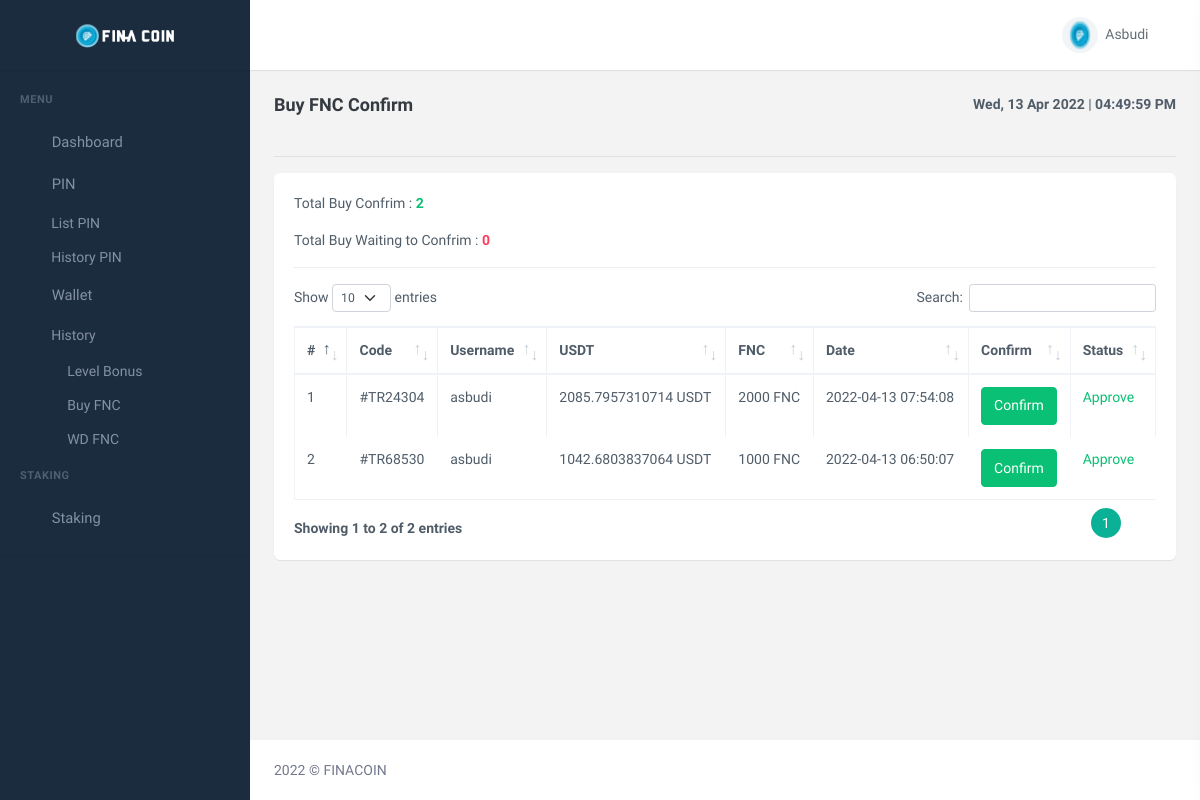
The page /user/buy-fnc.php (signed in) on the database its author committed.
### tables this page shows
CREATE TABLE `member_fina` (
  `id_member` int(11) NOT NULL,
  `tgl_join_member` timestamp NOT NULL DEFAULT current_timestamp(),
  `username_member` varchar(20) NOT NULL,
  `fnc_member` varchar(100) DEFAULT NULL,
  `bonus_staking_member` varchar(250) DEFAULT NULL,
  `nama_lengkap_member` varchar(100) DEFAULT NULL,
  `sponsor_member` varchar(20) NOT NULL,
  `email_member` varchar(250) NOT NULL,
  `status_suspend_member` enum('SUSPEND','UNSUSPEND') NOT NULL DEFAULT 'UNSUSPEND',
  `number_phone_member` int(16) DEFAULT NULL,
  `pin_transaksi_member` varchar(250) NOT NULL DEFAULT '$2y$10$e8rE0e2yEpqVRiXrJioxYuEx5gf9wcVsyf7YKt1WjMjpPcyJU.KK2',
  `password_member` varchar(250) NOT NULL,
  `status_member` enum('FREE','PAID') NOT NULL DEFAULT 'FREE'
);

CREATE TABLE `pembelian_fnc_fina` (
  `id` int(11) NOT NULL,
  `kode_pembelian` varchar(13) NOT NULL,
  `username_pembelian` varchar(20) NOT NULL,
  `nama_lengkap_pembelian` varchar(250) NOT NULL,
  `fnc_pembelian` varchar(12) NOT NULL,
  `usdt_pembelian` double NOT NULL,
  `idr_pembelian` varchar(15) NOT NULL,
  `tgl_order_pembelian` timestamp NOT NULL DEFAULT current_timestamp(),
  `tgl_confirm_pembelian` datetime DEFAULT NULL,
  `status_pembelian` enum('Approve','No') NOT NULL DEFAULT 'No',
  `foto_bukti_pembelian` varchar(250) NOT NULL
);

### user/helpper/function.php (called while the page is built, shortened)
<?php
function dateFormatter($date){
    $array_date = explode("-", $date);
    $day = explode(" ",$array_date[2]);
    $month = $array_date[1];
    $year = $array_date[0];
    switch($month){
        case 4:
            return $day[0]." Apr ".$year;
            break;
    }
}
?>

### user/buy-fnc.php (the view, shortened to what this page needs)
<?php
require_once "helpper/function.php";
$querylogin = "SELECT * FROM member_fina WHERE username_member='".$_SESSION['username_user']."'";
$resultlogin = mysqli_query($conn, $querylogin);
$rowlogin = mysqli_fetch_assoc($resultlogin);
$username = $rowlogin['username_member'];
?>
<!DOCTYPE html>
<html lang="en">
  <head>
    <link
      href="assets/css/bootstrap.min.css"
      id="bootstrap-style"
      rel="stylesheet"
      type="text/css"
    />
    <link href="assets/css/icons.min.css" rel="stylesheet" type="text/css" />
    <link
      href="assets/css/app.min.css"
      id="app-style"
      rel="stylesheet"
      type="text/css"
    />
    <link
      href="assets/libs/datatables.net-bs4/css/dataTables.bootstrap4.min.css"
      rel="stylesheet"
      type="text/css"
    />
    <link
      href="assets/libs/datatables.net-buttons-bs4/css/buttons.bootstrap4.min.css"
      rel="stylesheet"
      type="text/css"
    />
    <link
      href="assets/libs/datatables.net-responsive-bs4/css/responsive.bootstrap4.min.css"
      rel="stylesheet"
      type="text/css"
    />
  </head>
  <body data-sidebar="dark">
    <div id="layout-wrapper">
      <header id="page-topbar">
        <div class="navbar-header">
          <div class="d-flex">
            <div class="navbar-brand-box text-center">
              <a href="index" class="logo logo-light">
                <span class="logo-lg">
                  <img
                    src="assets/images/logo-light.png"
                    alt="logo-light"
                    height="24"
                  />
                </span>
              </a>
            </div>
            <button
              type="button"
              class="btn btn-sm px-3 font-size-24 header-item waves-effect"
              id="vertical-menu-btn"
            >
            </button>
          </div>
          <div class="d-flex">
            <div class="dropdown d-none d-lg-inline-block ms-1">
              <button
                type="button"
                class="btn header-item noti-icon waves-effect"
                data-toggle="fullscreen"
              >
              </button>
            </div>
            <?php require_once "user-aksi.php" ?>
            <div class="dropdown d-inline-block">
              <button
                type="button"
                class="btn header-item noti-icon right-bar-toggle waves-effect"
              >
              </button>
            </div>
          </div>
        </div>
      </header>
      <?php require_once "menu.php" ?>
      <div class="main-content">
        <div class="page-content">
          <div class="container-fluid">
            <div class="row">
              <div class="col-12">
                <div
                  class="
                    page-title-box
                    d-sm-flex
                    align-items-center
                    justify-content-between
                  "
                >
                  <h4 class="mb-sm-0">Buy FNC Confirm</h4>
                  <div class="page-title-right">
                    <ol class="breadcrumb m-0">
                      <li class="breadcrumb-item">
                        <span><b><?= date('D').", ".dateFormatter(date("Y-m-d")) ?></b> | <b id="time"></b></span>
                      </li>
                    </ol>
                  </div>
                </div>
              </div>
            </div>
            <hr>
            <div class="row">
              <div class="col-12">
                <div class="card">
                  <div class="card-body">
                    <div class="col-12">
                      <p>
                        Total Buy Confrim :
                        <span class="text-success">
                          <?php
                          $queryBuyApprove = "SELECT * FROM pembelian_fnc_fina WHERE status_pembelian = 'Approve' AND username_pembelian='$username'";
                          $resultBuyApprove = mysqli_query($conn, $queryBuyApprove);
                          $countBuyApprove = mysqli_num_rows($resultBuyApprove);
                          ?>
                          <b><?= $countBuyApprove ?></b>
                        </span>
                      </p>
                      <p>
                        Total Buy Waiting to Confrim :
                        <span class="text-danger">
                          <?php
                          $queryBuyNo = "SELECT * FROM pembelian_fnc_fina WHERE status_pembelian = 'No' AND username_pembelian='$username'";
                          $resultBuyNo = mysqli_query($conn, $queryBuyNo);
                          $countBuyNo = mysqli_num_rows($resultBuyNo);
                          ?>
                          <b><?= $countBuyNo ?></b>
                        </span>
                      </p>
                      <hr />
                    </div>
                    <table id="datatable" class="table table-hover table-bordered dt-responsive nowrap" style="border-collapse: collapse; border-spacing: 0; width: 100%;" >
                      <thead>
                        <tr>
                          <th>#</th>
                          <th>Code</th>
                          <th>Username</th>
                          <th>USDT</th>
                          <th>FNC</th>
                          <th>Date</th>
                          <th>Confirm</th>
                          <th>Status</th>
                        </tr>
                      </thead>
                      <tbody>
                        <?php
                        $num = 0;
                        $queryBuy = "SELECT * FROM pembelian_fnc_fina WHERE username_pembelian='$username' ORDER BY tgl_order_pembelian DESC";
                        $resultBuy = mysqli_query($conn, $queryBuy);
                        while($rowBuy = mysqli_fetch_assoc($resultBuy)){
                        ?>
                        <tr>
                          <td><?= ++$num ?></td>
                          <td><?= $rowBuy['kode_pembelian'] ?></td>
                          <td><?= $rowBuy['username_pembelian'] ?></td>
                          <td><?= $rowBuy['usdt_pembelian'] ?> USDT</td>
                          <td><?= $rowBuy['fnc_pembelian'] ?> FNC</td>
                          <td><?= $rowBuy['tgl_order_pembelian'] ?></td>
                          <td><?= $confirm = $rowBuy['foto_bukti_pembelian'] == "" ? '<button data-bs-toggle="modal" data-bs-target="#upload_tf'.$rowBuy['id'].'" class="btn btn-success">Confirm</button>' : '<button class="btn btn-secondary disabled">Confirm</button>' ?></td>
                          <td><?= $statustext = $rowBuy['status_pembelian'] == "No" ? "<span class='text-danger'>Waiting . . .</span>" : "<span class='text-success'>".$rowBuy['status_pembelian']."</span>"?></td>
                        </tr>
                        <?php } ?>
                      </tbody>
                    </table>
                  </div>
                </div>
              </div>
            </div>
          </div>
        </div>
        <footer class="footer">
          <div class="container-fluid">
            <div class="row">
              <div class="col-sm-6">
                © FINACOIN
              </div>
            </div>
          </div>
        </footer>
      </div>
    </div>
  </body>
</html>

### user/user-aksi.php (shortened to what this page needs)
<div class="dropdown d-inline-block user-dropdown">
  <button
    type="button"
    class="btn header-item waves-effect"
    id="page-header-user-dropdown"
    data-bs-toggle="dropdown"
    aria-haspopup="true"
    aria-expanded="false"
  >
    <img
      class="rounded-circle header-profile-user"
      src="assets/images/logo-sm.png"
      alt="Header Avatar"
    />
    <span class="d-none d-xl-inline-block ms-1"><?= ucfirst($username) ?></span>
  </button>
</div>

### user/buy-fnc.php (style rules this page uses)
body { background-image: url(./assets/bg-body.jpg); background-repeat: no-repeat; background-size: cover; background-position: center; }

### rows shown on the page
member_fina: username_member "Asbudi"
pembelian_fnc_fina: kode_pembelian "#TR24304", username_pembelian "asbudi", usdt_pembelian "2085.7957310714", fnc_pembelian "2000", tgl_order_pembelian "2022-04-13 07:54:08", status_pembelian "Approve"
pembelian_fnc_fina: kode_pembelian "#TR68530", username_pembelian "asbudi", usdt_pembelian "1042.6803837064", fnc_pembelian "1000", tgl_order_pembelian "2022-04-13 06:50:07", status_pembelian "Approve"

### other values the page prints
$countBuyApprove "2"
$countBuyNo "0"
